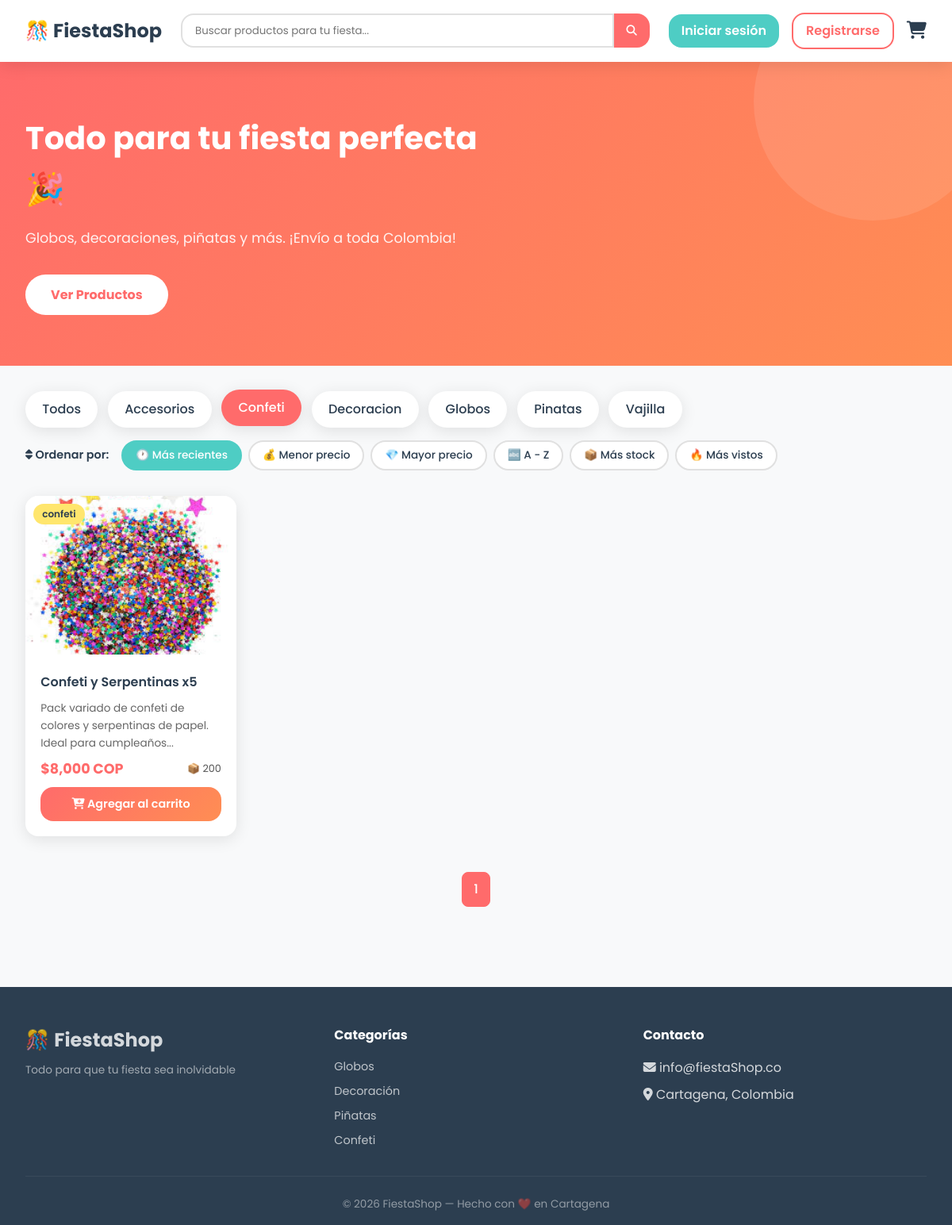
/?categoria=confeti&orden=recientes&q=, run on the app's committed database.
### database.py (models this page shows, shortened)
class Producto(db.Model):
    __tablename__ = 'productos'
    id           = db.Column(db.Integer, primary_key=True)
    nombre       = db.Column(db.String(100), nullable=False)
    descripcion  = db.Column(db.Text, nullable=False)
    precio       = db.Column(db.Numeric(10, 2), nullable=False)
    imagen       = db.Column(db.String(200), default='default.jpg')
    categoria    = db.Column(db.String(50), nullable=False, index=True)
    stock        = db.Column(db.Integer, default=0)
    visitas      = db.Column(db.Integer, default=0)
    fecha_creado = db.Column(db.DateTime, default=lambda: datetime.now(timezone.utc))
    usuario_id   = db.Column(db.Integer, db.ForeignKey('usuarios.id'), nullable=True)
    favoritos = db.relationship('Favorito', backref='producto', lazy=True)
    resenas   = db.relationship('Resena', backref='producto', lazy=True)

### app.py (the view)
@app.route('/')
def index():
    busqueda         = request.args.get('q', '')
    categoria_filtro = request.args.get('categoria', '')
    orden            = request.args.get('orden', 'recientes')
    if 'sesion_id' not in session:
        session['sesion_id'] = str(uuid.uuid4())
    query = Producto.query
    if busqueda:
        query = query.filter(
            Producto.nombre.ilike(f'%{busqueda}%') |
            Producto.descripcion.ilike(f'%{busqueda}%')
        )
    if categoria_filtro:
        query = query.filter_by(categoria=categoria_filtro)
    if orden == 'precio_asc':
        query = query.order_by(Producto.precio.asc())
    elif orden == 'precio_desc':
        query = query.order_by(Producto.precio.desc())
    elif orden == 'nombre_asc':
        query = query.order_by(Producto.nombre.asc())
    elif orden == 'mas_stock':
        query = query.order_by(Producto.stock.desc())
    elif orden == 'mas_vistos':
        query = query.order_by(Producto.visitas.desc())
    else:
        query = query.order_by(Producto.fecha_creado.desc())
    pagina    = request.args.get('page', 1, type=int)
    productos = query.paginate(page=pagina, per_page=8)
    categorias = db.session.query(Producto.categoria).distinct().all()
    categorias = [c[0] for c in categorias]
    return render_template(
        'index.html',
        productos=productos,
        categorias=categorias,
        categoria_filtro=categoria_filtro,
        orden=orden
    )

### app.py (called while the page is built, shortened)
@app.context_processor
def inject_globals():
    sesion_id = session.get('sesion_id', '')
    count = ItemCarrito.query.filter_by(
        sesion_id=sesion_id
    ).count() if sesion_id else 0
    favoritos_ids   = []
    notif_no_leidas = 0
    return dict(
        items_carrito=count,
        favoritos_ids=favoritos_ids,
        notif_no_leidas=notif_no_leidas
    )

### templates/index.html (shortened to what this page needs)
{% extends 'base.html' %}
{% block content %}
<section class="hero">
    <div class="hero-content">
        <h1>Todo para tu fiesta perfecta 🎉</h1>
        <p>Globos, decoraciones, piñatas y más. ¡Envío a toda Colombia!</p>
        <a href="#productos" class="btn-hero">Ver Productos</a>
    </div>
</section>
<section class="filtros" id="productos">
    <div class="filtros-container">
        <a href="{{ url_for('index', orden=orden) }}"
           class="filtro-btn {% if not categoria_filtro %}activo{% endif %}">
            Todos
        </a>
        {% for cat in categorias %}
        <a href="{{ url_for('index', categoria=cat, orden=orden, q=request.args.get('q','')) }}"
           class="filtro-btn {% if categoria_filtro == cat %}activo{% endif %}">
            {{ cat | capitalize }}
        </a>
        {% endfor %}
    </div>
</section>
<section class="ordenamiento">
    <div class="orden-container">
        <span class="orden-label"><i class="fas fa-sort"></i> Ordenar por:</span>
        <div class="orden-opciones">
            <a href="{{ url_for('index', orden='recientes', categoria=categoria_filtro, q=request.args.get('q','')) }}"
               class="orden-btn {% if orden == 'recientes' %}activo{% endif %}">🕐 Más recientes</a>
            <a href="{{ url_for('index', orden='precio_asc', categoria=categoria_filtro, q=request.args.get('q','')) }}"
               class="orden-btn {% if orden == 'precio_asc' %}activo{% endif %}">💰 Menor precio</a>
            <a href="{{ url_for('index', orden='precio_desc', categoria=categoria_filtro, q=request.args.get('q','')) }}"
               class="orden-btn {% if orden == 'precio_desc' %}activo{% endif %}">💎 Mayor precio</a>
            <a href="{{ url_for('index', orden='nombre_asc', categoria=categoria_filtro, q=request.args.get('q','')) }}"
               class="orden-btn {% if orden == 'nombre_asc' %}activo{% endif %}">🔤 A - Z</a>
            <a href="{{ url_for('index', orden='mas_stock', categoria=categoria_filtro, q=request.args.get('q','')) }}"
               class="orden-btn {% if orden == 'mas_stock' %}activo{% endif %}">📦 Más stock</a>
            <a href="{{ url_for('index', orden='mas_vistos', categoria=categoria_filtro, q=request.args.get('q','')) }}"
               class="orden-btn {% if orden == 'mas_vistos' %}activo{% endif %}">🔥 Más vistos</a>
        </div>
    </div>
</section>
<section class="productos-seccion">
    {% if productos.items %}
    <div class="productos-grid">
        {% for producto in productos.items %}
        <div class="producto-card">
            <div class="producto-imagen">
                <a href="{{ url_for('detalle_producto', id=producto.id) }}">
                    <img src="{{ url_for('static', filename='images/' + producto.imagen) }}"
                         alt="{{ producto.nombre }}"
                         onerror="this.src='{{ url_for('static', filename='images/default.jpg') }}'">
                </a>
                <span class="badge-categoria">{{ producto.categoria }}</span>
            </div>
            <div class="producto-info">
                <h3 class="producto-nombre">
                    <a href="{{ url_for('detalle_producto', id=producto.id) }}">
                        {{ producto.nombre }}
                    </a>
                </h3>
                <p class="producto-descripcion">
                    {{ producto.descripcion[:80] }}{% if producto.descripcion|length > 80 %}...{% endif %}
                </p>
                <div class="producto-precio-row">
                    <span class="producto-precio">
                        ${{ "{:,.0f}".format(producto.precio | float) }} COP
                    </span>
                    <span class="producto-stock {% if producto.stock < 5 %}stock-bajo{% endif %}">
                        {% if producto.stock > 0 %}📦 {{ producto.stock }}{% else %}❌ Agotado{% endif %}
                    </span>
                </div>
                {% if producto.stock > 0 %}
                <form action="{{ url_for('agregar_carrito', producto_id=producto.id) }}" method="POST">
                    <button type="submit" class="btn-carrito-add">
                        <i class="fas fa-cart-plus"></i> Agregar al carrito
                    </button>
                </form>
                {% else %}
                <button class="btn-carrito-add deshabilitado" disabled>Sin stock</button>
                {% endif %}
            </div>
        </div>
        {% endfor %}
    </div>
    <div class="paginacion">
        {% for page_num in productos.iter_pages(left_edge=1, right_edge=1, left_current=2, right_current=2) %}
            {% if page_num %}
            <a href="{{ url_for('index', page=page_num, categoria=categoria_filtro, orden=orden, q=request.args.get('q','')) }}"
               class="pagina-btn {% if productos.page == page_num %}activo{% endif %}">
                {{ page_num }}
            </a>
            {% else %}
            <span class="puntos">...</span>
            {% endif %}
        {% endfor %}
    </div>
    {% endif %}
</section>
{% endblock %}

### static/css/style.css (style rules this page uses)
:root { --primario: #FF6B6B; --secundario: #4ECDC4; --acento: #FFE66D; --oscuro: #2C3E50; --gris: #F8F9FA; --blanco: #FFFFFF; --sombra: 0 4px 20px rgba(0,0,0,0.1); --radio: 16px; --transicion: all 0.3s ease; }
* { margin: 0; padding: 0; box-sizing: border-box; }
body { font-family: 'Poppins', sans-serif; background-color: var(--gris); color: var(--oscuro); line-height: 1.6; }
.hero { background: linear-gradient(135deg, var(--primario), #FF8E53); color: white; padding: 4rem 2rem; display: flex; align-items: center; justify-content: space-between; gap: 2rem; overflow: hidden; position: relative; }
.hero::before { content: ''; position: absolute; width: 300px; height: 300px; background: rgba(255,255,255,0.1); border-radius: 50%; top: -100px; right: -50px; pointer-events: none; }
.hero-content { max-width: 600px; z-index: 1; }
.hero-content h1 { font-size: 2.5rem; font-weight: 700; margin-bottom: 1rem; }
.hero-content p { font-size: 1.1rem; margin-bottom: 2rem; opacity: 0.9; }
.btn-hero { background: white; color: var(--primario); padding: 0.8rem 2rem; border-radius: 50px; text-decoration: none; font-weight: 700; font-size: 1rem; transition: var(--transicion); display: inline-block; }
.filtros { padding: 2rem 2rem 1rem; }
.filtros-container { max-width: 1200px; margin: 0 auto; display: flex; gap: 0.8rem; flex-wrap: wrap; }
.filtro-btn { padding: 0.5rem 1.2rem; background: white; color: var(--oscuro); border-radius: 50px; text-decoration: none; font-weight: 500; border: 2px solid transparent; transition: var(--transicion); box-shadow: var(--sombra); }
.filtro-btn:hover, .filtro-btn.activo { background: var(--primario); color: white; transform: translateY(-2px); }
.ordenamiento { padding: 0 2rem 1rem; }
.orden-container { max-width: 1200px; margin: 0 auto; display: flex; align-items: center; gap: 1rem; flex-wrap: wrap; }
.orden-label { font-weight: 600; font-size: 0.9rem; color: var(--oscuro); white-space: nowrap; }
.orden-opciones { display: flex; gap: 0.5rem; flex-wrap: wrap; }
.orden-btn { padding: 0.4rem 1rem; background: white; color: var(--oscuro); border-radius: 50px; text-decoration: none; font-size: 0.85rem; font-weight: 500; border: 2px solid #e0e0e0; transition: var(--transicion); white-space: nowrap; }
.orden-btn.activo { background: var(--secundario); color: white; border-color: var(--secundario); }
.productos-seccion { max-width: 1200px; margin: 0 auto; padding: 1rem 2rem 3rem; }
.productos-grid { display: grid; grid-template-columns: repeat(auto-fill, minmax(260px, 1fr)); gap: 1.5rem; }
.producto-card { background: white; border-radius: var(--radio); overflow: hidden; box-shadow: var(--sombra); display: flex; flex-direction: column; opacity: 0; transform: translateY(20px); transition: opacity 0.4s ease, transform 0.4s ease, box-shadow 0.3s ease; }
.producto-card.visible { opacity: 1; transform: translateY(0); }
.producto-imagen { position: relative; overflow: hidden; height: 200px; }
.producto-imagen img { width: 100%; height: 100%; object-fit: cover; transition: transform 0.4s ease; }
.badge-categoria { position: absolute; top: 10px; left: 10px; background: var(--acento); color: var(--oscuro); padding: 0.2rem 0.7rem; border-radius: 50px; font-size: 0.75rem; font-weight: 600; }
.producto-info { padding: 1.2rem; display: flex; flex-direction: column; gap: 0.5rem; flex: 1; }
.producto-nombre a { font-size: 1rem; font-weight: 600; color: var(--oscuro); text-decoration: none; transition: var(--transicion); }
.producto-descripcion { font-size: 0.85rem; color: #666; flex: 1; }
.producto-precio-row { display: flex; justify-content: space-between; align-items: center; flex-wrap: wrap; gap: 0.3rem; }
.producto-precio { font-size: 1.1rem; font-weight: 700; color: var(--primario); }
.producto-stock { font-size: 0.8rem; color: #555; }
.btn-carrito-add { width: 100%; padding: 0.7rem; background: linear-gradient(135deg, var(--primario), #FF8E53); color: white; border: none; border-radius: var(--radio); cursor: pointer; font-family: 'Poppins', sans-serif; font-weight: 600; font-size: 0.9rem; transition: var(--transicion); margin-top: auto; }
.paginacion { margin-top: 40px; text-align: center; }
.pagina-btn { display: inline-block; margin: 5px; padding: 8px 14px; border-radius: 8px; background: white; border: 1px solid #ddd; color: #333; text-decoration: none; font-weight: 500; transition: var(--transicion); }
.pagina-btn.activo { background: var(--primario); color: white; border-color: var(--primario); }

### data on the page
Producto: imagen (picture), categoria "confeti", nombre "Confeti y Serpentinas x5", descripcion "Pack variado de confeti de colores y serpentinas de papel. Ideal para cumpleaños", precio "8,000", stock "200"

### other printed values
{{ cat | capitalize }} "Accesorios" "Confeti" "Decoracion" "Globos" "Pinatas" "Vajilla"
{{ page_num }} "1"
